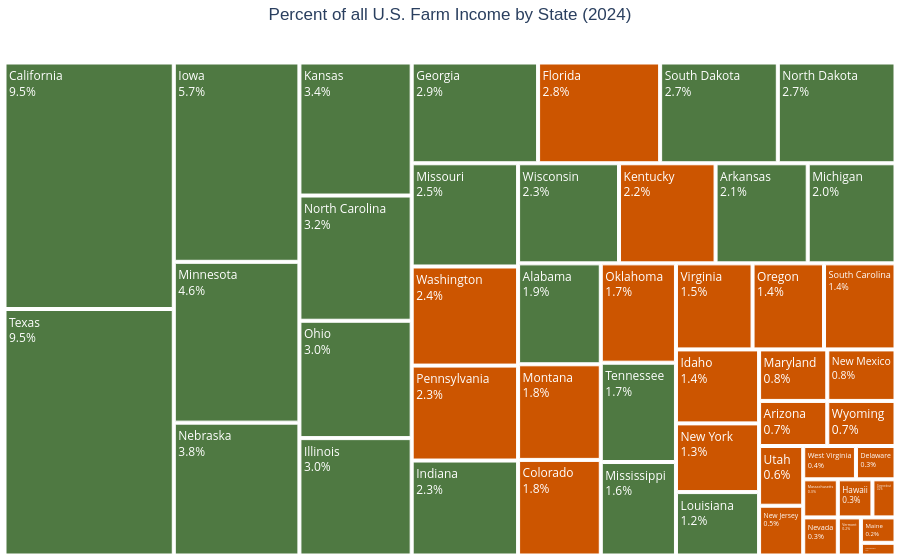

Notebook source saved alongside this figure:
### Markdown cell above
# Plot 5: By Income

### Code cell
import plotly.express as px

fig = px.treemap(
    farm_income.assign(GE=farm_income["GE"].astype(str)),
    path=["State"],       
    values="Share_income",            
    color="GE", 
    color_discrete_map={
        "1" : '#4F7942',
        "0" : '#CC5500',
    }       
)

fig.update_traces(texttemplate="%{label}<br>%{value:.1f}%")
fig.update_layout(title = dict(text="Percent of all U.S. Farm Income by State (2024)", x=0.5, font=dict(family="Helvetica")), margin=dict(t=40, l=0, r=0, b=0))

fig.show()

### Figure 1 — Plotly figure (JSON) as saved in the notebook; plotly's stock layout.template omitted (floating-point values rounded to 4 significant figures)
{"data": [{"branchvalues": "total", "customdata": [["0"], ["0"], ["0"], ["0"], ["0"], ["0"], ["0"], ["0"], ["0"], ["0"], ["0"], ["0"], ["0"], ["0"], ["0"], ["0"], ["0"], ["0"], ["0"], ["0"], ["0"], ["0"], ["0"], ["0"], ["0"], ["0"], ["0"], ["0"], ["0"], ["1"], ["1"], ["1"], ["1"], ["1"], ["1"], ["1"], ["1"], ["1"], ["1"], ["1"], ["1"], ["1"], ["1"], ["1"], ["1"], ["1"], ["1"], ["1"], ["1"], ["1"]], "domain": {"x": [0, 1], "y": [0, 1]}, "hovertemplate": "labels=%{label}<br>Share_income=%{value}<br>parent=%{parent}<br>id=%{id}<br>GE=%{customdata[0]}<extra></extra>", "ids": ["Oklahoma", "Virginia", "Oregon", "South Carolina", "Idaho", "New York", "Maryland", "New Mexico", "Arizona", "Wyoming", "Rhode Island", "Utah", "West Virginia", "Delaware", "Massachusetts", "Nevada", "Hawaii", "Connecticut", "Vermont", "Maine", "New Hampshire", "New Jersey", "Montana", "Alaska", "Kentucky", "Pennsylvania", "Washington", "Colorado", "Florida", "Alabama", "California", "Iowa", "Minnesota", "Nebraska", "Kansas", "North Carolina", "Ohio", "Illinois", "Georgia", "South Dakota", "Missouri", "Indiana", "Louisiana", "Wisconsin", "Arkansas", "Michigan", "Mississippi", "Tennessee", "North Dakota", "Texas"], "labels": ["Oklahoma", "Virginia", "Oregon", "South Carolina", "Idaho", "New York", "Maryland", "New Mexico", "Arizona", "Wyoming", "Rhode Island", "Utah", "West Virginia", "Delaware", "Massachusetts", "Nevada", "Hawaii", "Connecticut", "Vermont", "Maine", "New Hampshire", "New Jersey", "Montana", "Alaska", "Kentucky", "Pennsylvania", "Washington", "Colorado", "Florida", "Alabama", "California", "Iowa", "Minnesota", "Nebraska", "Kansas", "North Carolina", "Ohio", "Illinois", "Georgia", "South Dakota", "Missouri", "Indiana", "Louisiana", "Wisconsin", "Arkansas", "Michigan", "Mississippi", "Tennessee", "North Dakota", "Texas"], "marker": {"colors": ["#CC5500", "#CC5500", "#CC5500", "#CC5500", "#CC5500", "#CC5500", "#CC5500", "#CC5500", "#CC5500", "#CC5500", "#CC5500", "#CC5500", "#CC5500", "#CC5500", "#CC5500", "#CC5500", "#CC5500", "#CC5500", "#CC5500", "#CC5500", "#CC5500", "#CC5500", "#CC5500", "#CC5500", "#CC5500", "#CC5500", "#CC5500", "#CC5500", "#CC5500", "#4F7942", "#4F7942", "#4F7942", "#4F7942", "#4F7942", "#4F7942", "#4F7942", "#4F7942", "#4F7942", "#4F7942", "#4F7942", "#4F7942", "#4F7942", "#4F7942", "#4F7942", "#4F7942", "#4F7942", "#4F7942", "#4F7942", "#4F7942", "#4F7942"]}, "name": "", "parents": ["", "", "", "", "", "", "", "", "", "", "", "", "", "", "", "", "", "", "", "", "", "", "", "", "", "", "", "", "", "", "", "", "", "", "", "", "", "", "", "", "", "", "", "", "", "", "", "", "", ""], "texttemplate": "%{label}<br>%{value:.1f}%", "type": "treemap", "values": [1.7, 1.5, 1.4, 1.4, 1.4, 1.3, 0.8, 0.8, 0.7, 0.7, 0.0, 0.6, 0.4, 0.3, 0.3, 0.3, 0.3, 0.2, 0.2, 0.2, 0.1, 0.5, 1.8, 0.0, 2.2, 2.3, 2.4, 1.8, 2.8, 1.9, 9.5, 5.7, 4.6, 3.8, 3.4, 3.2, 3.0, 3.0, 2.9, 2.7, 2.5, 2.3, 1.2, 2.3, 2.1, 2.0, 1.6, 1.7, 2.7, 9.5]}], "layout": {"legend": {"tracegroupgap": 0}, "margin": {"b": 0, "l": 0, "r": 0, "t": 40}, "title": {"font": {"family": "Helvetica"}, "text": "Percent of all U.S. Farm Income by State (2024)", "x": 0.5}}}
